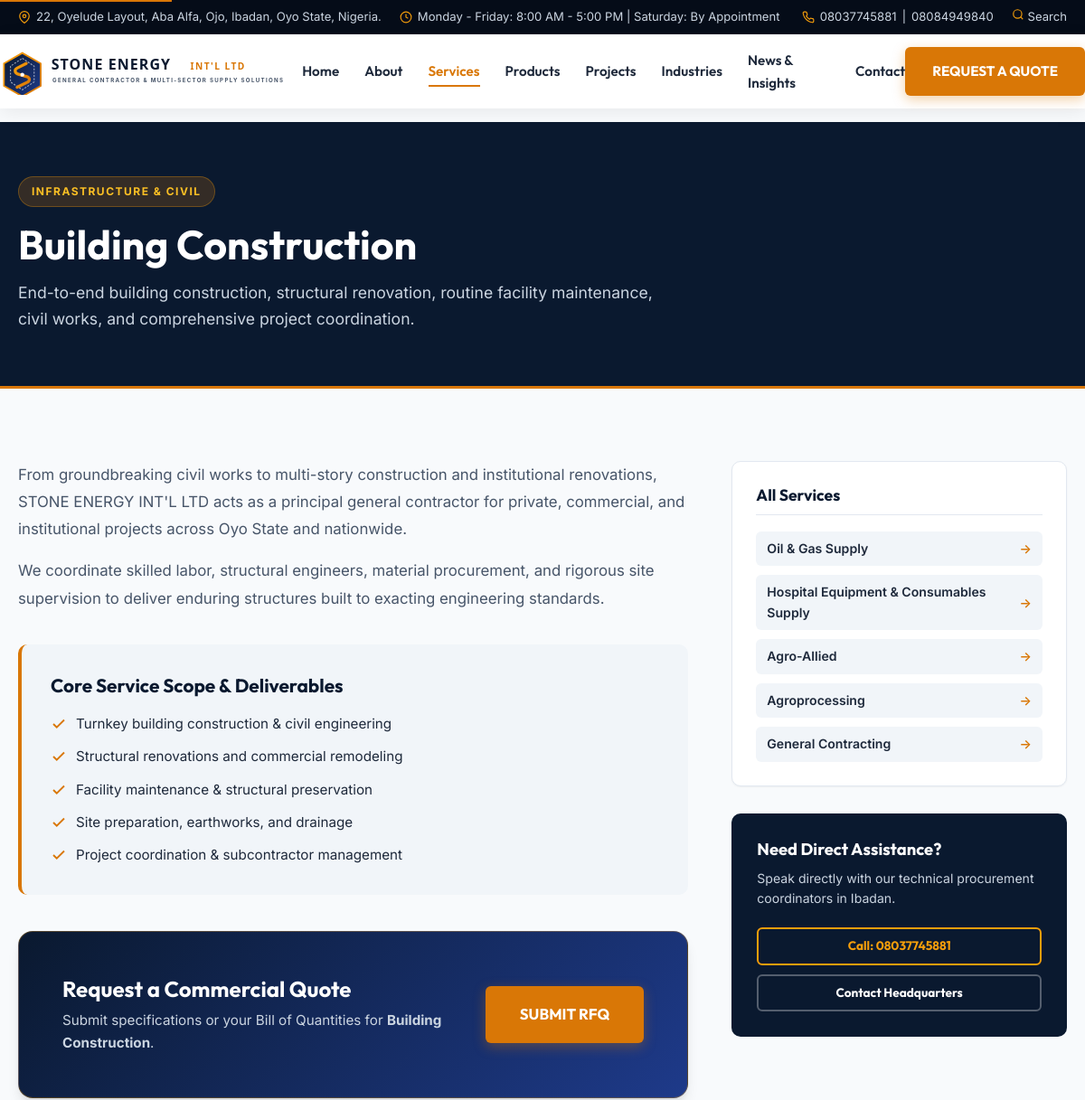
Before: /services.php?slug=building-construction (upper part) with the older database file.
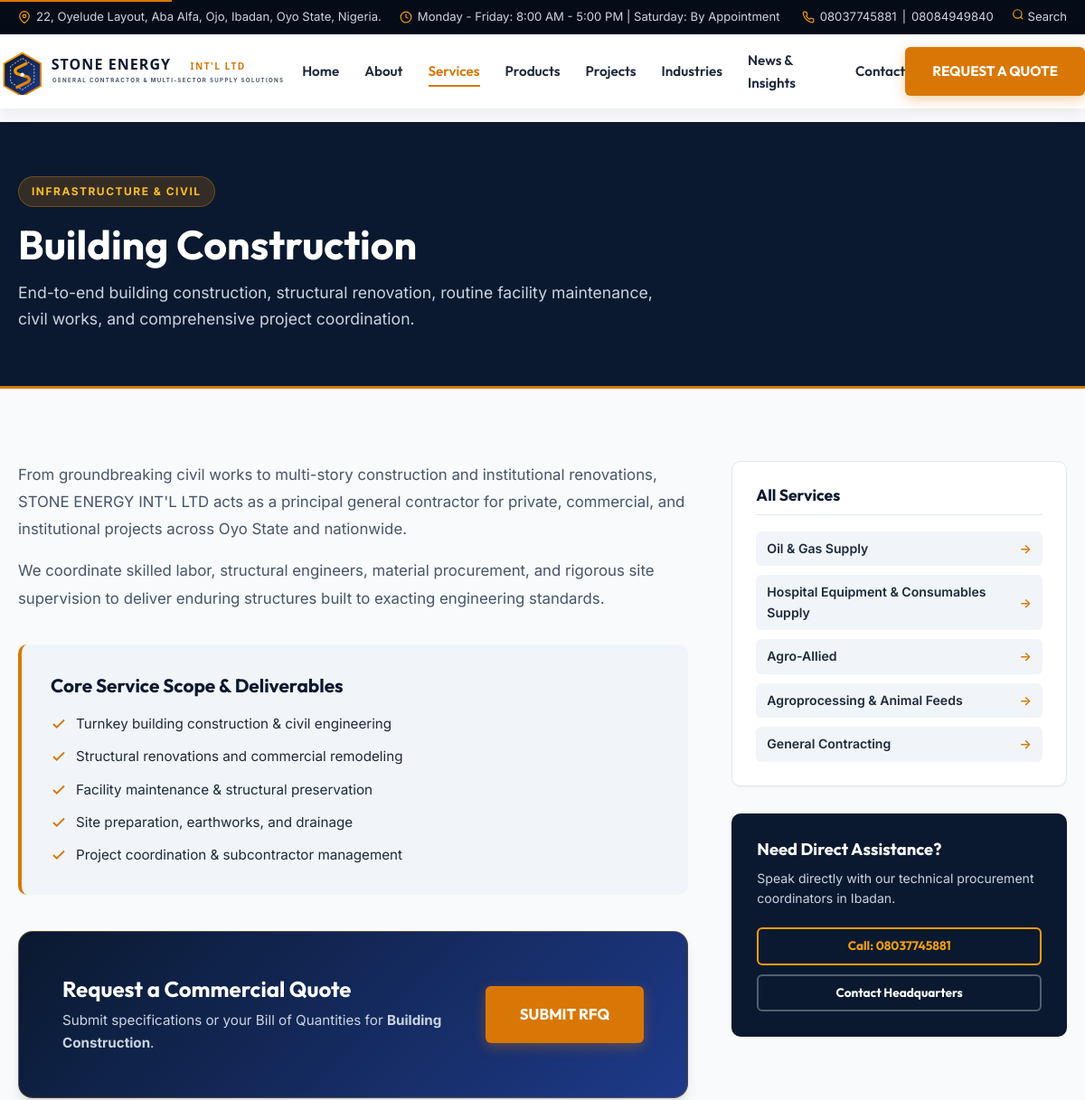
After: the same page with the newer database file.
### tables this page shows
CREATE TABLE `services` (
    `id` INT UNSIGNED AUTO_INCREMENT PRIMARY KEY,
    `title` VARCHAR(150) NOT NULL,
    `slug` VARCHAR(150) NOT NULL UNIQUE,
    `category_id` INT UNSIGNED NOT NULL,
    `icon` VARCHAR(100) DEFAULT 'wrench',
    `short_description` VARCHAR(300) NOT NULL,
    `full_description` LONGTEXT NOT NULL,
    `features` TEXT DEFAULT NULL,
    `image` VARCHAR(255) DEFAULT NULL,
    `status` ENUM('active', 'inactive') NOT NULL DEFAULT 'active',
    `sort_order` INT NOT NULL DEFAULT 0,
    `meta_title` VARCHAR(255) DEFAULT NULL,
    `meta_description` VARCHAR(300) DEFAULT NULL,
    `created_at` DATETIME NOT NULL DEFAULT CURRENT_TIMESTAMP,
    `updated_at` DATETIME NOT NULL DEFAULT CURRENT_TIMESTAMP ON UPDATE CURRENT_TIMESTAMP,
    INDEX `idx_services_cat` (`category_id`),
    INDEX `idx_services_status` (`status`),
    INDEX `idx_services_order` (`sort_order`),
    CONSTRAINT `fk_services_cat` FOREIGN KEY (`category_id`) REFERENCES `service_categories` (`id`) ON DELETE RESTRICT
);

### config/database.php (called while the page is built, shortened)
<?php
class Database {
    private static ?PDO $instance = null;
    public static function getConnection(): PDO {
        if (self::$instance === null) {
            $host = env('DB_HOST', '127.0.0.1');
            $port = env('DB_PORT', '3306');
            $db   = env('DB_NAME', 'stoneenergy_db');
            $user = env('DB_USER', 'root');
            $pass = env('DB_PASS', '');
            $dsn = "mysql:host={$host};port={$port};dbname={$db};charset=utf8mb4";
            $options = [
                PDO::ATTR_ERRMODE            => PDO::ERRMODE_EXCEPTION,
                PDO::ATTR_DEFAULT_FETCH_MODE => PDO::FETCH_ASSOC,
                PDO::ATTR_EMULATE_PREPARES   => true,
                PDO::MYSQL_ATTR_INIT_COMMAND => "SET NAMES utf8mb4 COLLATE utf8mb4_unicode_ci"
            ];
            try {
                self::$instance = new PDO($dsn, $user, $pass, $options);
            } catch (PDOException $e) {
                error_log("Database Connection Error: " . $e->getMessage());
                if (env('APP_DEBUG', false)) {
                    die("Database connection failed. Please check your database credentials in .env. Technical detail: " . htmlspecialchars($e->getMessage()));
                } else {
                    http_response_code(500);
                    include ROOT_PATH . '500.php';
                    exit;
                }
            }
        }
        return self::$instance;
    }
    public static function query(string $sql, array $params = []): PDOStatement {
        $pdo = self::getConnection();
        $stmt = $pdo->prepare($sql);
        $stmt->execute($params);
        return $stmt;
    }
    public static function fetchOne(string $sql, array $params = []): ?array {
        $stmt = self::query($sql, $params);
        $row = $stmt->fetch();
        return $row ?: null;
    }
    public static function fetchAll(string $sql, array $params = []): array {
        $stmt = self::query($sql, $params);
        return $stmt->fetchAll();
    }
}

### core/View.php (called while the page is built, shortened)
<?php
function e(?string $string): string {
    return htmlspecialchars($string, ENT_QUOTES | ENT_SUBSTITUTE, 'UTF-8');
}
function url(string $path = ''): string {
    return BASE_URL . ltrim($path, '/');
}

### services.php (the view, shortened to what the changed rows need)
<?php
$slug = trim($_GET['slug'] ?? '');
if (!empty($slug)) {
    $service = Database::fetchOne(
        "SELECT s.*, c.name as category_name
         FROM `services` s
         JOIN `service_categories` c ON s.category_id = c.id
         WHERE s.slug = :s AND s.status = 'active' LIMIT 1",
        [':s' => $slug]
    );
    $otherServices = Database::fetchAll("SELECT title, slug FROM `services` WHERE `status` = 'active' AND `id` != :id ORDER BY `sort_order` ASC", [':id' => $service['id']]);
    include INCLUDES_PATH . 'header.php';
    ?>
    <div class="section-dark" style="padding: 60px 0; border-bottom: 3px solid var(--color-accent-500);">
        <div class="container">
            <h1 style="font-size: 2.8rem; color: #fff; margin-bottom: 12px;"><?= e($service['title']) ?></h1>
        </div>
    </div>
    <section class="section">
        <div class="container">
            <div style="display: grid; grid-template-columns: 2fr 1fr; gap: 48px; align-items: start;">
                <div>
                    <div style="background: var(--color-white); border: 1px solid var(--color-gray-200); border-radius: var(--radius-md); padding: 26px; margin-bottom: 30px; box-shadow: var(--shadow-sm);">
                        <ul style="display: flex; flex-direction: column; gap: 10px;">
                            <?php foreach ($otherServices as $os): ?>
                            <li>
                                <a href="<?= url('services.php?slug=' . urlencode($os['slug'])) ?>" style="display: flex; align-items: center; justify-content: space-between; padding: 8px 12px; border-radius: var(--radius-sm); background: var(--color-gray-100); color: var(--color-dark-800); font-size: 0.88rem; font-weight: 600;">
                                    <span><?= e($os['title']) ?></span>
                                    <span style="color: var(--color-accent-500);">&rarr;</span>
                                </a>
                            </li>
                            <?php endforeach; ?>
                        </ul>
                    </div>
                </div>
            </div>
        </div>
    </section>
    <?php
    include INCLUDES_PATH . 'footer.php';
    exit;
}
include INCLUDES_PATH . 'header.php';
?>
<?php include INCLUDES_PATH . 'footer.php'; ?>

Changed rows visible on the page:
changed services: title "Agroprocessing" → "Agroprocessing & Animal Feeds"
